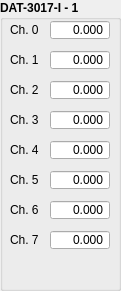
   <widget class="QGroupBox" name="i3017_21_GB">
    <property name="geometry">
     <rect>
      <x>10</x>
      <y>20</y>
      <width>121</width>
      <height>291</height>
     </rect>
    </property>
    <property name="font">
     <font>
      <weight>75</weight>
      <bold>true</bold>
     </font>
    </property>
    <property name="title">
     <string>DAT-3017-I - 1</string>
    </property>
    <widget class="QDoubleSpinBox" name="i3017_21_0_DSB">
     <property name="enabled">
      <bool>true</bool>
     </property>
     <property name="geometry">
      <rect>
       <x>50</x>
       <y>20</y>
       <width>60</width>
       <height>20</height>
      </rect>
     </property>
     <property name="font">
      <font>
       <weight>50</weight>
       <bold>false</bold>
      </font>
     </property>
     <property name="alignment">
      <set>Qt::AlignRight|Qt::AlignTrailing|Qt::AlignVCenter</set>
     </property>
     <property name="buttonSymbols">
      <enum>QAbstractSpinBox::NoButtons</enum>
     </property>
     <property name="decimals">
      <number>3</number>
     </property>
     <property name="minimum">
      <double>-99.998999999999995</double>
     </property>
     <property name="maximum">
      <double>99.998999999999995</double>
     </property>
    </widget>
    <widget class="QLabel" name="i3017_21_0_LBL">
     <property name="enabled">
      <bool>true</bool>
     </property>
     <property name="geometry">
      <rect>
       <x>10</x>
       <y>20</y>
       <width>30</width>
       <height>20</height>
      </rect>
     </property>
     <property name="font">
      <font>
       <weight>50</weight>
       <bold>false</bold>
      </font>
     </property>
     <property name="text">
      <string>Ch. 0</string>
     </property>
    </widget>
    <widget class="QDoubleSpinBox" name="i3017_21_1_DSB">
     <property name="enabled">
      <bool>true</bool>
     </property>
     <property name="geometry">
      <rect>
       <x>50</x>
       <y>50</y>
       <width>60</width>
       <height>20</height>
      </rect>
     </property>
     <property name="font">
      <font>
       <weight>50</weight>
       <bold>false</bold>
      </font>
     </property>
     <property name="alignment">
      <set>Qt::AlignRight|Qt::AlignTrailing|Qt::AlignVCenter</set>
     </property>
     <property name="buttonSymbols">
      <enum>QAbstractSpinBox::NoButtons</enum>
     </property>
     <property name="decimals">
      <number>3</number>
     </property>
     <property name="minimum">
      <double>-99.998999999999995</double>
     </property>
     <property name="maximum">
      <double>99.998999999999995</double>
     </property>
    </widget>
    <widget class="QLabel" name="i3017_21_1_LBL">
     <property name="enabled">
      <bool>true</bool>
     </property>
     <property name="geometry">
      <rect>
       <x>10</x>
       <y>50</y>
       <width>30</width>
       <height>20</height>
      </rect>
     </property>
     <property name="font">
      <font>
       <weight>50</weight>
       <bold>false</bold>
      </font>
     </property>
     <property name="text">
      <string>Ch. 1</string>
     </property>
    </widget>
    <widget class="QDoubleSpinBox" name="i3017_21_3_DSB">
     <property name="enabled">
      <bool>true</bool>
     </property>
     <property name="geometry">
      <rect>
       <x>50</x>
       <y>110</y>
       <width>60</width>
       <height>20</height>
      </rect>
     </property>
     <property name="font">
      <font>
       <weight>50</weight>
       <bold>false</bold>
      </font>
     </property>
     <property name="alignment">
      <set>Qt::AlignRight|Qt::AlignTrailing|Qt::AlignVCenter</set>
     </property>
     <property name="buttonSymbols">
      <enum>QAbstractSpinBox::NoButtons</enum>
     </property>
     <property name="decimals">
      <number>3</number>
     </property>
     <property name="minimum">
      <double>-99.998999999999995</double>
     </property>
     <property name="maximum">
      <double>99.998999999999995</double>
     </property>
    </widget>
    <widget class="QDoubleSpinBox" name="i3017_21_2_DSB">
     <property name="enabled">
      <bool>true</bool>
     </property>
     <property name="geometry">
      <rect>
       <x>50</x>
       <y>80</y>
       <width>60</width>
       <height>20</height>
      </rect>
     </property>
     <property name="font">
      <font>
       <weight>50</weight>
       <bold>false</bold>
      </font>
     </property>
     <property name="alignment">
      <set>Qt::AlignRight|Qt::AlignTrailing|Qt::AlignVCenter</set>
     </property>
     <property name="buttonSymbols">
      <enum>QAbstractSpinBox::NoButtons</enum>
     </property>
     <property name="decimals">
      <number>3</number>
     </property>
     <property name="minimum">
      <double>-99.998999999999995</double>
     </property>
     <property name="maximum">
      <double>99.998999999999995</double>
     </property>
    </widget>
    <widget class="QLabel" name="i3017_21_2_LBL">
     <property name="enabled">
      <bool>true</bool>
     </property>
     <property name="geometry">
      <rect>
       <x>10</x>
       <y>80</y>
       <width>30</width>
       <height>20</height>
      </rect>
     </property>
     <property name="font">
      <font>
       <weight>50</weight>
       <bold>false</bold>
      </font>
     </property>
     <property name="text">
      <string>Ch. 2</string>
     </property>
    </widget>
    <widget class="QLabel" name="i3017_21_3_LBL">
     <property name="enabled">
      <bool>true</bool>
     </property>
     <property name="geometry">
      <rect>
       <x>10</x>
       <y>110</y>
       <width>30</width>
       <height>20</height>
      </rect>
     </property>
     <property name="font">
      <font>
       <weight>50</weight>
       <bold>false</bold>
      </font>
     </property>
     <property name="text">
      <string>Ch. 3</string>
     </property>
    </widget>
    <widget class="QLabel" name="i3017_21_5_LBL">
     <property name="enabled">
      <bool>true</bool>
     </property>
     <property name="geometry">
      <rect>
       <x>10</x>
       <y>170</y>
       <width>30</width>
       <height>20</height>
      </rect>
     </property>
     <property name="font">
      <font>
       <weight>50</weight>
       <bold>false</bold>
      </font>
     </property>
     <property name="text">
      <string>Ch. 5</string>
     </property>
    </widget>
    <widget class="QDoubleSpinBox" name="i3017_21_7_DSB">
     <property name="enabled">
      <bool>true</bool>
     </property>
     <property name="geometry">
      <rect>
       <x>50</x>
       <y>230</y>
       <width>60</width>
       <height>20</height>
      </rect>
     </property>
     <property name="font">
      <font>
       <weight>50</weight>
       <bold>false</bold>
      </font>
     </property>
     <property name="alignment">
      <set>Qt::AlignRight|Qt::AlignTrailing|Qt::AlignVCenter</set>
     </property>
     <property name="buttonSymbols">
      <enum>QAbstractSpinBox::NoButtons</enum>
     </property>
     <property name="decimals">
      <number>3</number>
     </property>
     <property name="minimum">
      <double>-99.998999999999995</double>
     </property>
     <property name="maximum">
      <double>99.998999999999995</double>
     </property>
    </widget>
    <widget class="QDoubleSpinBox" name="i3017_21_4_DSB">
     <property name="enabled">
      <bool>true</bool>
     </property>
     <property name="geometry">
      <rect>
       <x>50</x>
       <y>140</y>
       <width>60</width>
       <height>20</height>
      </rect>
     </property>
     <property name="font">
      <font>
       <weight>50</weight>
       <bold>false</bold>
      </font>
     </property>
     <property name="alignment">
      <set>Qt::AlignRight|Qt::AlignTrailing|Qt::AlignVCenter</set>
     </property>
     <property name="buttonSymbols">
      <enum>QAbstractSpinBox::NoButtons</enum>
     </property>
     <property name="decimals">
      <number>3</number>
     </property>
     <property name="minimum">
      <double>-99.998999999999995</double>
     </property>
     <property name="maximum">
      <double>99.998999999999995</double>
     </property>
    </widget>
    <widget class="QLabel" name="i3017_21_4_LBL">
     <property name="enabled">
      <bool>true</bool>
     </property>
     <property name="geometry">
      <rect>
       <x>10</x>
       <y>140</y>
       <width>30</width>
       <height>20</height>
      </rect>
     </property>
     <property name="font">
      <font>
       <weight>50</weight>
       <bold>false</bold>
      </font>
     </property>
     <property name="text">
      <string>Ch. 4</string>
     </property>
    </widget>
    <widget class="QDoubleSpinBox" name="i3017_21_5_DSB">
     <property name="enabled">
      <bool>true</bool>
     </property>
     <property name="geometry">
      <rect>
       <x>50</x>
       <y>170</y>
       <width>60</width>
       <height>20</height>
      </rect>
     </property>
     <property name="font">
      <font>
       <weight>50</weight>
       <bold>false</bold>
      </font>
     </property>
     <property name="alignment">
      <set>Qt::AlignRight|Qt::AlignTrailing|Qt::AlignVCenter</set>
     </property>
     <property name="buttonSymbols">
      <enum>QAbstractSpinBox::NoButtons</enum>
     </property>
     <property name="decimals">
      <number>3</number>
     </property>
     <property name="minimum">
      <double>-99.998999999999995</double>
     </property>
     <property name="maximum">
      <double>99.998999999999995</double>
     </property>
    </widget>
    <widget class="QLabel" name="i3017_21_7_LBL">
     <property name="enabled">
      <bool>true</bool>
     </property>
     <property name="geometry">
      <rect>
       <x>10</x>
       <y>230</y>
       <width>30</width>
       <height>20</height>
      </rect>
     </property>
     <property name="font">
      <font>
       <weight>50</weight>
       <bold>false</bold>
      </font>
     </property>
     <property name="text">
      <string>Ch. 7</string>
     </property>
    </widget>
    <widget class="QDoubleSpinBox" name="i3017_21_6_DSB">
     <property name="enabled">
      <bool>true</bool>
     </property>
     <property name="geometry">
      <rect>
       <x>50</x>
       <y>200</y>
       <width>60</width>
       <height>20</height>
      </rect>
     </property>
     <property name="font">
      <font>
       <weight>50</weight>
       <bold>false</bold>
      </font>
     </property>
     <property name="alignment">
      <set>Qt::AlignRight|Qt::AlignTrailing|Qt::AlignVCenter</set>
     </property>
     <property name="buttonSymbols">
      <enum>QAbstractSpinBox::NoButtons</enum>
     </property>
     <property name="decimals">
      <number>3</number>
     </property>
     <property name="minimum">
      <double>-99.998999999999995</double>
     </property>
     <property name="maximum">
      <double>99.998999999999995</double>
     </property>
    </widget>
    <widget class="QLabel" name="i3017_21_6_LBL">
     <property name="enabled">
      <bool>true</bool>
     </property>
     <property name="geometry">
      <rect>
       <x>10</x>
       <y>200</y>
       <width>30</width>
       <height>20</height>
      </rect>
     </property>
     <property name="font">
      <font>
       <weight>50</weight>
       <bold>false</bold>
      </font>
     </property>
     <property name="text">
      <string>Ch. 6</string>
     </property>
    </widget>
   </widget>
